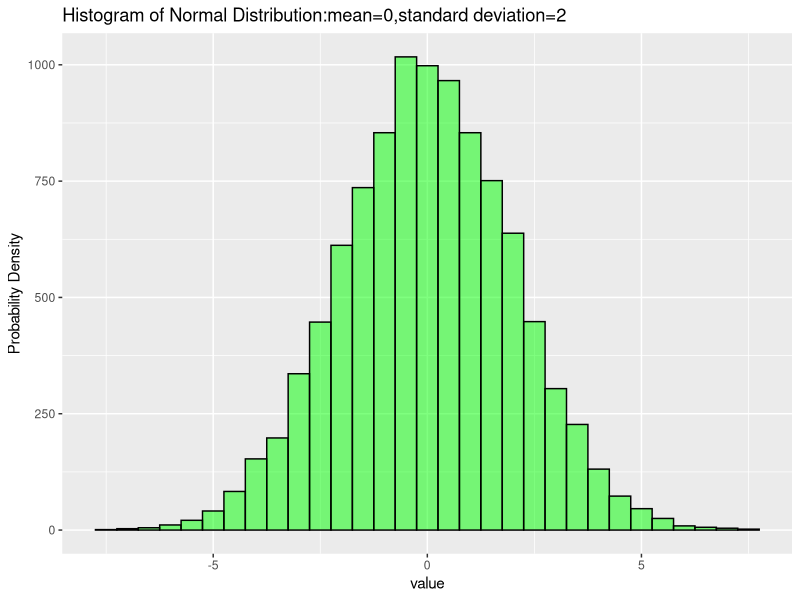

Reproduce this figure in R.
library(ggplot2)
# Normal Distribution historam
#set seed
set.seed(123)
# parameters
mean <- 0
sd <- 2
size <- 10000
# generate random normal data in data.frame form
data <- data.frame(value = rnorm(size, mean, sd))
#create histogram
ggplot(data, aes(x = value)) +
  geom_histogram(binwidth = 0.5, fill = "green", color = "black", alpha = 0.5) +
  labs(title = "Histogram of Normal Distribution:mean=0,standard deviation=2",
       x = 'value',
       y = "Probability Density")
